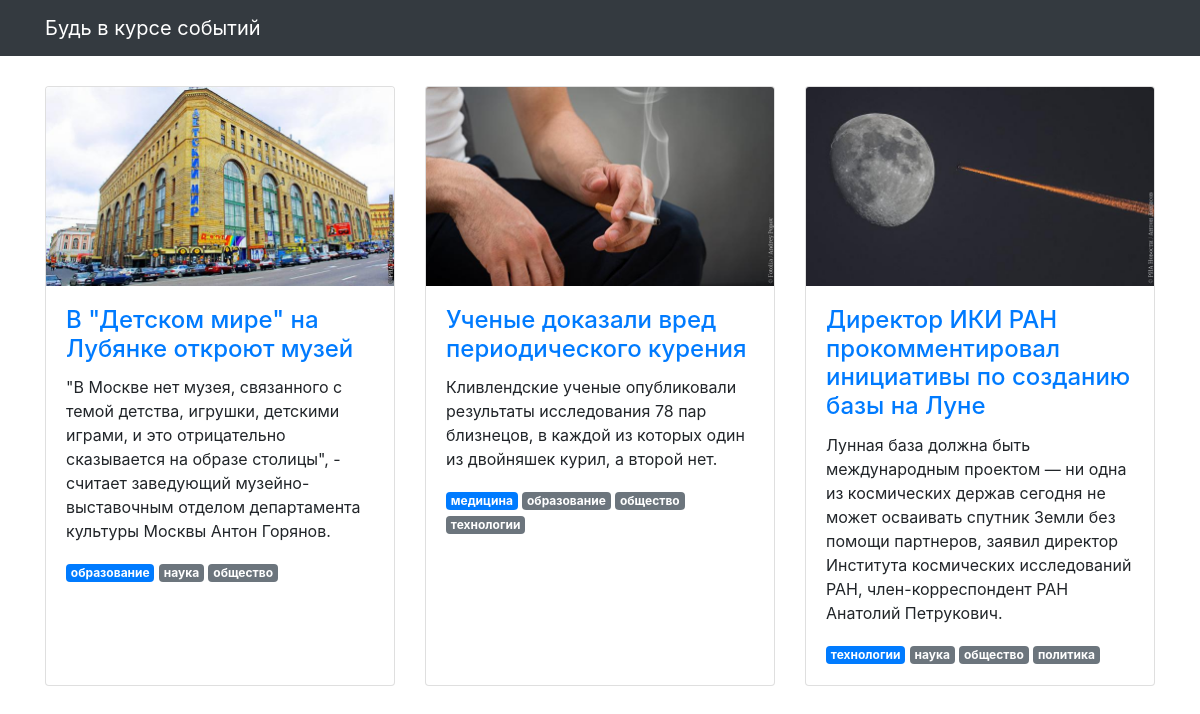
The page / on the database its author committed.
### articles/models.py (models this page shows, shortened)
class Article(models.Model):
    title = models.CharField(max_length=256, verbose_name='Название')
    text = models.TextField(verbose_name='Текст')
    published_at = models.DateTimeField(verbose_name='Дата публикации')
    image = models.ImageField(null=True, blank=True, verbose_name='Изображение',)
    thems = models.ManyToManyField(Theme, through='Theming', related_name='articles', related_query_name='scopes')
    class Meta:
        verbose_name = 'Статья'
        verbose_name_plural = 'Статьи'

class Theme(models.Model):
    name = models.CharField(max_length=256, verbose_name='Тема')
    class Meta:
        verbose_name = 'Тема'
        verbose_name_plural = 'Темы'

### articles/views.py (the view)
# urls.py: path('', articles_list, name='articles'),
def articles_list(request):
    template = 'articles/news.html'
    ordering = '-published_at'
    articles_query_set: QuerySet = Article.objects.all().order_by(ordering).prefetch_related('thems')
    dict_scopes = dict()
    for them in articles_query_set.order_by('id', '-theming__is_main', 'thems__name').values_list('id',  'thems__name',):
        current_them = dict_scopes.get(them[0])
        if current_them:
            current_them.append(them[1])
        else:
            dict_scopes.update({them[0]: [them[1],]})
    context = {'article_list': articles_query_set, 'thems_sort': dict_scopes}
    return render(request, template, context)

### articles/templatetags/news_filters.py (called while the page is built)
@register.filter
def key(dict_in: dict, key_name):
    return dict_in.get(key_name)

### templates/articles/news.html (shortened to what this page needs)
{% extends "articles/base.html" %}
{% load static %}
{% load news_filters %}
{% block content %}
<div class="row">
  {% for article in article_list %}
  <div class="col-lg-4 col-sm-6 portfolio-item">
    <div class="card h-100">
      <a href="#"><img class="card-img-top" src="{% get_media_prefix %}{{ article.image }}" alt=""></a>
      <div class="card-body">
        <h4 class="card-title">
          <a href="#">{{ article.title }}</a>
        </h4>
        <p class="card-text">{{ article.text }}</p>
        {% for theme in thems_sort|key:article.pk %}
          <span class="badge {% if forloop.first %}badge-primary{% else %}badge-secondary{% endif %}">{{ theme }}</span>
        {% endfor %}
      </div>
    </div>
  </div>
  {% endfor %}
</div>
{% endblock %}

### templates/articles/base.html (shortened to what this page needs)
<!DOCTYPE html>
{% load static %}
<html>
  <head>
    <link href="{% static  "css/bootstrap.min.css"  %}" rel="stylesheet">
    <link href="{% static  "css/3-col-portfolio.css" %}" rel="stylesheet">
  </head>
  <body>
    <nav class="navbar navbar-expand-lg navbar-dark bg-dark fixed-top">
      <div class="container">
        <a class="navbar-brand" href="#">Будь в курсе событий</a>
      </div>
    </nav>
    <div class="container">{% block content %}{% endblock %}</div>
  </body>
</html>

### static/css/3-col-portfolio.css (style rules this page uses)
body { padding-top: 84px; padding-bottom: 84px; }
@media (min-width: 992px) { body { padding-top: 86px; padding-bottom: 86px; } }

### rows shown on the page
Article: image (picture), title "В \"Детском мире\" на Лубянке откроют музей", text "\"В Москве нет музея, связанного с темой детства, игрушки, детскими играми, и это отрицательно сказывается на образе столицы\", - считает заведующий музейно-выставочным отделом департамента культуры Москвы Антон Горянов."
Theme: name "образование"
Theme: name "наука"
Theme: name "общество"
Article: image (picture), title "Ученые доказали вред периодического курения", text "Кливлендские ученые опубликовали результаты исследования 78 пар близнецов, в каждой из которых один из двойняшек курил, а второй нет."
Theme: name "медицина"
Theme: name "технологии"
Article: image (picture), title "Директор ИКИ РАН прокомментировал инициативы по созданию базы на Луне", text "Лунная база должна быть международным проектом — ни одна из космических держав сегодня не может осваивать спутник Земли без помощи партнеров, заявил директор Института космических исследований РАН, член-корреспондент РАН Анатолий Петрукович."
Theme: name "политика"
